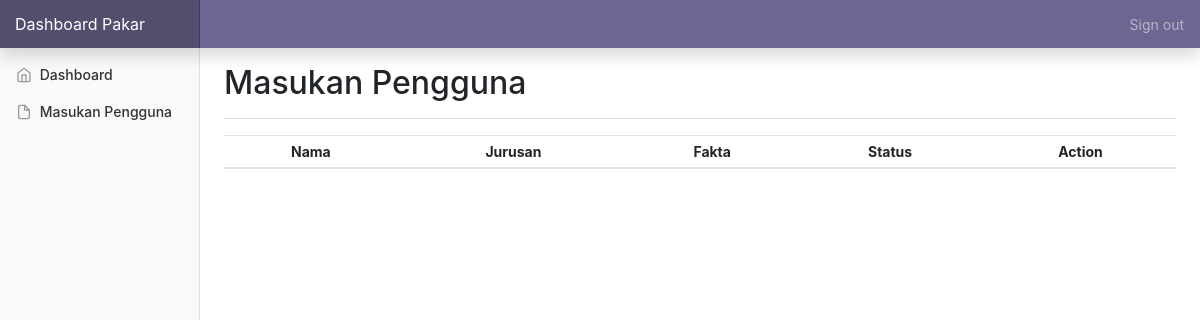
Page /pakar-masukan.php on the earlier database version.
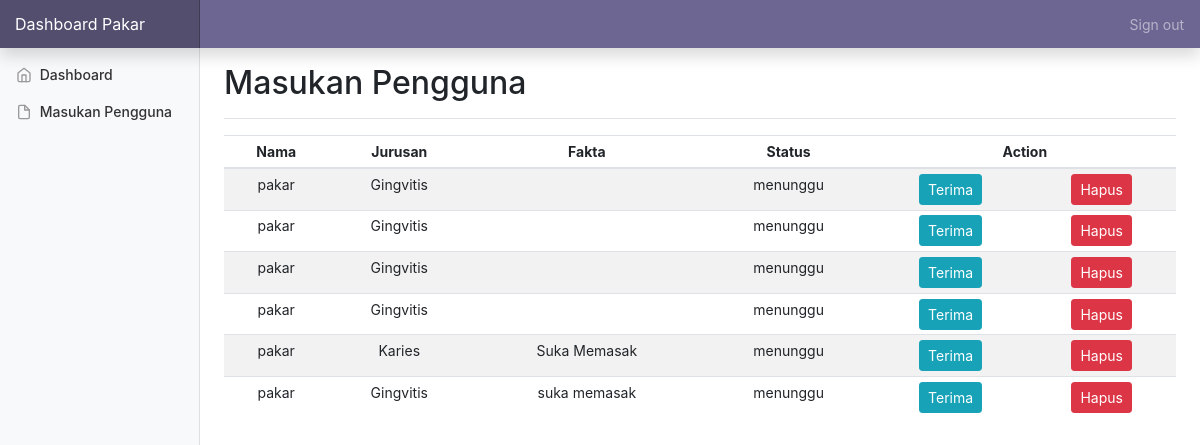
Same page on the later database version.
### tables this page shows
CREATE TABLE `tb_kesimpulan_gigi` (
  `kode_kesimpulan` int(11) NOT NULL AUTO_INCREMENT,
  `solusi` varchar(50) NOT NULL,
  `tindakan` varchar(50) DEFAULT NULL,
  `fakta` varchar(100) NOT NULL,
  `oleh` varchar(100) NOT NULL,
  `status` varchar(100) NOT NULL,
  PRIMARY KEY (`kode_kesimpulan`)
);

### pakar-masukan.php (the view, shortened to what this page needs)
<!doctype html>
<html lang="en">
  <head>
    <link href="https://getbootstrap.com/docs/4.1/dist/css/bootstrap.min.css" rel="stylesheet">
    <link href="css/dashboard.css" rel="stylesheet">
  </head>
  <body style="padding-bottom: 0px!important;">
  <body>
    <nav class="navbar navbar-dark fixed-top flex-md-nowrap p-0 shadow" style="background-color: #6e6692;">
      <a class="navbar-brand col-sm-3 col-md-2 mr-0" href="#">Dashboard Pakar</a>
      <ul class="navbar-nav px-3">
        <li class="nav-item text-nowrap">
          <a class="nav-link" href="proseslogout.php">Sign out</a>
        </li>
      </ul>
    </nav>
    <div class="container-fluid">
      <div class="row">
        <?php include 'pakar-sidebar.php';?>
        <main role="main" class="col-md-9 ml-sm-auto col-lg-10 px-4">
          <div class="d-flex justify-content-between flex-wrap flex-md-nowrap align-items-center pt-3 pb-2 mb-3 border-bottom">
            <h1 class="h2">Masukan Pengguna</h1>
          </div>
          <div class="table-responsive">
            <table class="table table-striped table-sm" style="text-align: center;" >
              <thead>
                <tr>
                  <th>Nama</th>
                  <th>Jurusan</th>
                  <th>Fakta</th>
                  <th>Status</th>
                  <th colspan="2">Action</th>
                </tr>
              </thead>
              <tbody>
                  <?php
                  include "koneksi.php";
                  $sql = "SELECT * from tb_kesimpulan_gigi WHERE status='menunggu' ORDER BY kode_kesimpulan DESC";
                  $data = mysqli_query($connect,$sql);
                  while ($row = mysqli_fetch_assoc($data)) {
                    echo "<tr>";
                      echo '<td>'.$row['oleh'].'</td>';
                      echo '<td>'.$row['solusi'].'</td>';
                      echo '<td>'.$row['fakta'].'</td>';
                      echo '<td>'.$row['status'].'</td>';
                      echo "<td><a type='submit' class='btn btn-sm btn-info' href=terima.php?id=".$row['kode_kesimpulan'].">Terima</td>";
                      echo "<td><a type='submit' class='btn btn-sm btn-danger' href=hapus.php?id=".$row['kode_kesimpulan'].">Hapus</a></td>";
                  }
                  ?>
                </tr>
              </tbody>
            </table>
        </main>
      </div>
    </div>
  </body>
</html>

### pakar-sidebar.php
<nav class="col-md-2 d-none d-md-block bg-light sidebar">
          <div class="sidebar-sticky">
            <ul class="nav flex-column">
              <li class="nav-item">
                <a class="nav-link" href="pakar-home.php">
                  <span data-feather="home"></span>
                  Dashboard
                </a>
              </li>
              <li class="nav-item">
                <a class="nav-link" href="pakar-masukan.php">
                  <span data-feather="file"></span>
                  Masukan Pengguna
                </a>
              </li>
            </ul>
          </div>
        </nav>

### css/dashboard.css (style rules this page uses)
body { font-size: .875rem; }
.feather { width: 16px; height: 16px; vertical-align: text-bottom; }
.sidebar { position: fixed; top: 0; bottom: 0; left: 0; z-index: 100; padding: 48px 0 0; box-shadow: inset -1px 0 0 rgba(0, 0, 0, .1); }
.sidebar-sticky { position: relative; top: 0; height: calc(100vh - 48px); padding-top: .5rem; overflow-x: hidden; overflow-y: auto; }
.sidebar .nav-link { font-weight: 500; color: #333; }
.sidebar .nav-link .feather { margin-right: 4px; color: #999; }
[role="main"] { padding-top: 48px; }
.navbar-brand { padding-top: .75rem; padding-bottom: .75rem; font-size: 1rem; background-color: rgba(0, 0, 0, .25); box-shadow: inset -1px 0 0 rgba(0, 0, 0, .25); }

Differences in the rows shown:
added tb_kesimpulan_gigi: oleh "pakar", solusi "Gingvitis", status "menunggu"
added tb_kesimpulan_gigi: oleh "pakar", solusi "Gingvitis", status "menunggu"
added tb_kesimpulan_gigi: oleh "pakar", solusi "Gingvitis", status "menunggu"
added tb_kesimpulan_gigi: oleh "pakar", solusi "Gingvitis", status "menunggu"
added tb_kesimpulan_gigi: oleh "pakar", solusi "Karies", fakta "Suka Memasak", status "menunggu"
added tb_kesimpulan_gigi: oleh "pakar", solusi "Gingvitis", fakta "suka memasak", status "menunggu"
